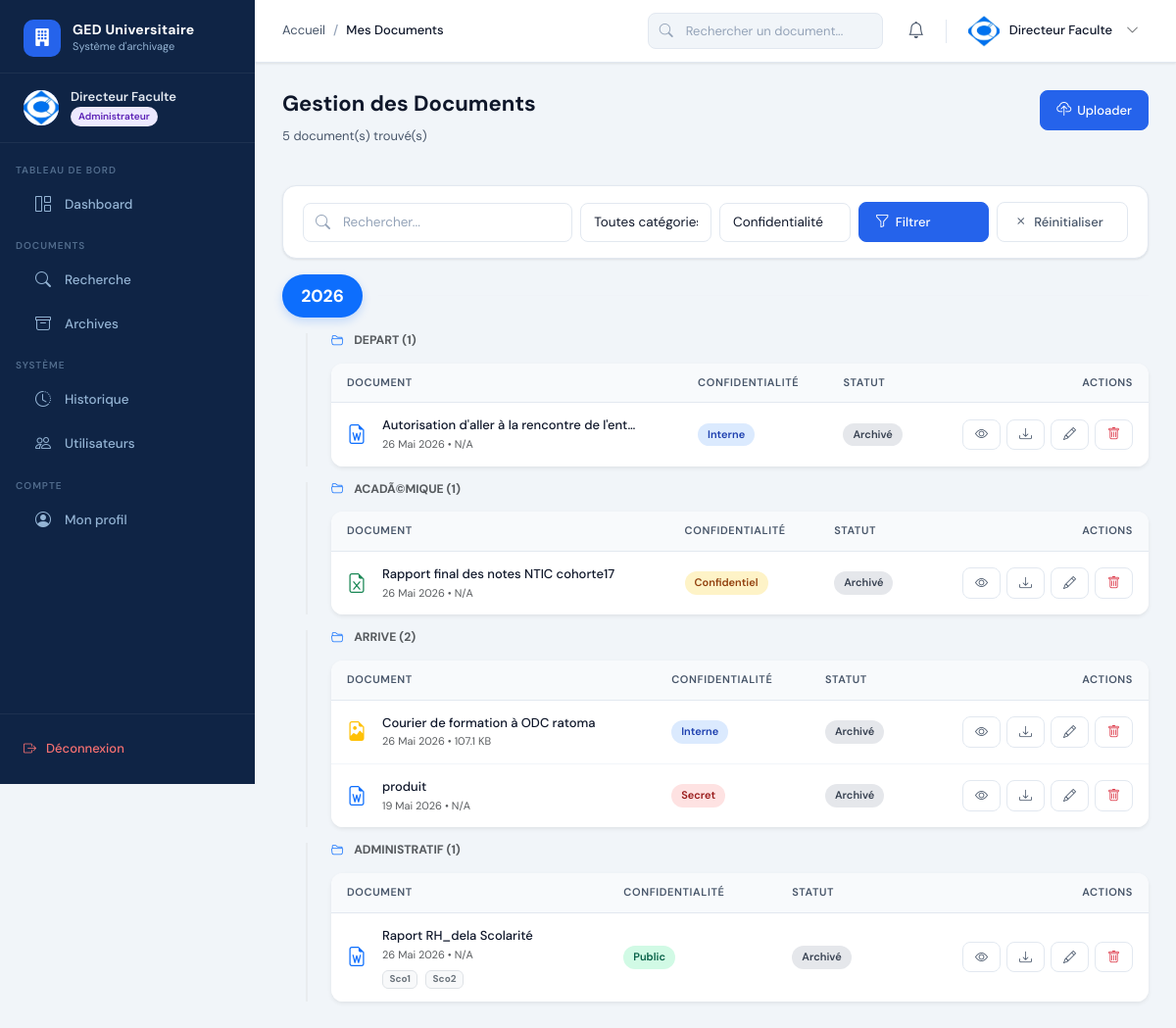
Screenshot of /dashboard/documents/ (signed in) with the database file from the repository.
### apps/accounts/models.py (models this page shows, shortened)
class User(AbstractUser):
    ROLE_CHOICES = [
        ('administrateur', 'Administrateur'),
        ('archiviste', 'Archiviste'),
    ]
    role = models.CharField(max_length=20, choices=ROLE_CHOICES, default='archiviste')
    photo = models.ImageField(upload_to='photos/', blank=True, null=True)
    telephone = models.CharField(max_length=20, blank=True)
    departement = models.CharField(max_length=100, blank=True)
    is_active = models.BooleanField(default=True)
    created_at = models.DateTimeField(auto_now_add=True)
    updated_at = models.DateTimeField(auto_now=True)
    def is_admin(self):
        return self.role == 'administrateur'
    def is_archiviste(self):
        return self.role == 'archiviste'
    class Meta:
        verbose_name = 'Utilisateur'
        verbose_name_plural = 'Utilisateurs'

### apps/categories/models.py (models this page shows, shortened)
class Categorie(models.Model):
    COULEUR_CHOICES = [
        ('primary', 'Bleu'), ('success', 'Vert'), ('danger', 'Rouge'),
        ('warning', 'Orange'), ('info', 'Cyan'), ('secondary', 'Gris'),
        ('dark', 'Foncé'),
    ]
    nom = models.CharField(max_length=100, unique=True)
    description = models.TextField(blank=True)
    couleur = models.CharField(max_length=20, choices=COULEUR_CHOICES, default='primary')
    parent = models.ForeignKey('self', on_delete=models.SET_NULL, null=True, blank=True, related_name='sous_categories')
    created_at = models.DateTimeField(auto_now_add=True)
    class Meta:
        verbose_name = 'Catégorie'
        ordering = ['nom']

### apps/documents/models.py (models this page shows, shortened)
class Document(models.Model):
    CONFIDENTIALITE_CHOICES = [
        ('public', 'Public'),
        ('interne', 'Interne'),
        ('confidentiel', 'Confidentiel'),
        ('secret', 'Secret'),
    ]
    STATUT_CHOICES = [
        ('actif', 'Actif'),
        ('archive', 'Archivé'),
        ('supprime', 'Supprimé'),
    ]
    titre = models.CharField(max_length=255)
    description = models.TextField(blank=True)
    fichier = models.FileField(upload_to='documents/%Y/%m/')
    categorie = models.ForeignKey(Categorie, on_delete=models.SET_NULL, null=True)
    tags = models.ManyToManyField(Tag, blank=True)
    archiviste = models.ForeignKey(settings.AUTH_USER_MODEL, on_delete=models.SET_NULL, null=True, related_name='documents')
    confidentialite = models.CharField(max_length=20, choices=CONFIDENTIALITE_CHOICES, default='interne')
    statut = models.CharField(max_length=20, choices=STATUT_CHOICES, default='actif')
    created_at = models.DateTimeField(auto_now_add=True)
    updated_at = models.DateTimeField(auto_now=True)
    def get_extension(self):
        _, ext = os.path.splitext(self.fichier.name)
        return ext.lower()
    def get_icon(self):
        ext = self.get_extension()
        icons = {
            '.pdf': 'bi-file-earmark-pdf text-danger',
            '.doc': 'bi-file-earmark-word text-primary',
            '.docx': 'bi-file-earmark-word text-primary',
            '.xls': 'bi-file-earmark-excel text-success',
            '.xlsx': 'bi-file-earmark-excel text-success',
            '.png': 'bi-file-earmark-image text-warning',
            '.jpg': 'bi-file-earmark-image text-warning',
            '.jpeg': 'bi-file-earmark-image text-warning',
            '.ppt': 'bi-file-earmark-ppt text-orange',
            '.pptx': 'bi-file-earmark-ppt text-orange',
        }
        return icons.get(ext, 'bi-file-earmark text-secondary')
    def get_taille(self):
        try:
            size = self.fichier.size
            if size < 1024: return f"{size} B"
            elif size < 1024**2: return f"{size/1024:.1f} KB"
            else: return f"{size/1024**2:.1f} MB"
        except: return "N/A"
    class Meta:
        verbose_name = 'Document'
        ordering = ['-created_at']

class Tag(models.Model):
    nom = models.CharField(max_length=50, unique=True)

### apps/documents/views.py (the view)
# urls.py: path('documents/', views.liste_documents, name='liste_documents'),
@login_required
def liste_documents(request):
    docs = Document.objects.exclude(statut='supprime').order_by('-created_at')
    if request.user.is_archiviste():
        docs = docs.filter(archiviste=request.user)
    query = request.GET.get('q', '')
    cat_filter = request.GET.get('categorie', '')
    conf_filter = request.GET.get('confidentialite', '')
    statut_filter = request.GET.get('statut', '')
    if query:
        docs = docs.filter(Q(titre__icontains=query) | Q(description__icontains=query) | Q(tags__nom__icontains=query)).distinct()
    if cat_filter:
        docs = docs.filter(categorie__id=cat_filter)
    if conf_filter:
        docs = docs.filter(confidentialite=conf_filter)
    if statut_filter:
        docs = docs.filter(statut=statut_filter)
    grouped_docs = {}
    for doc in docs:
        year = doc.created_at.year
        cat = doc.categorie.nom if doc.categorie else "Sans catégorie"
        if year not in grouped_docs:
            grouped_docs[year] = {}
        if cat not in grouped_docs[year]:
            grouped_docs[year][cat] = []
        grouped_docs[year][cat].append(doc)
    sorted_years = sorted(grouped_docs.keys(), reverse=True)
    final_docs = []
    for year in sorted_years:
        categories_in_year = []
        for cat_name, items in grouped_docs[year].items():
            categories_in_year.append({'name': cat_name, 'documents': items})
        final_docs.append({'year': year, 'categories': categories_in_year})
    categories = Categorie.objects.all()
    return render(request, 'archiviste/documents.html', {
        'grouped_documents': final_docs,
        'total_count': docs.count(),
        'query': query,
        'categories': categories,
        'cat_filter': cat_filter,
        'conf_filter': conf_filter
    })

### templates/archiviste/documents.html (shortened to what this page needs)
{% extends 'base.html' %}
{% block breadcrumb %}<li class="breadcrumb-item active">Mes Documents</li>{% endblock %}
{% block content %}
<div class="page-header">
  <div>
    <h1 class="page-title">Gestion des Documents</h1>
    <p class="page-subtitle">{{ total_count }} document(s) trouvé(s)</p>
  </div>
  <div class="page-actions">
    <a href="{% url 'upload_document' %}" class="btn btn-primary"><i class="bi bi-cloud-upload"></i> Uploader</a>
  </div>
</div>
<div class="card mb-3">
  <div class="card-body" style="padding:16px 20px;">
    <form method="get" class="row g-2 align-items-end">
      <div class="col-12 col-md-4">
        <div class="search-bar">
          <i class="bi bi-search"></i>
          <input type="text" name="q" value="{{ query }}" class="form-control" placeholder="Rechercher...">
        </div>
      </div>
      <div class="col-6 col-md-2">
        <select name="categorie" class="form-select">
          <option value="">Toutes catégories</option>
        </select>
      </div>
      <div class="col-6 col-md-2">
        <select name="confidentialite" class="form-select">
          <option value="">Confidentialité</option>
        </select>
      </div>
      <div class="col-6 col-md-2">
        <button type="submit" class="btn btn-primary w-100"><i class="bi bi-funnel"></i> Filtrer</button>
      </div>
      <div class="col-6 col-md-2">
        <a href="{% url 'liste_documents' %}" class="btn btn-outline w-100"><i class="bi bi-x"></i> Réinitialiser</a>
      </div>
    </form>
  </div>
</div>
<div class="documents-grouped">
  {% if grouped_documents %}
    {% for year_group in grouped_documents %}
      <div class="year-section mb-4">
        <div class="d-flex align-items-center mb-3">
          <div class="year-badge me-3">{{ year_group.year }}</div>
          <div class="flex-grow-1 border-bottom" style="height: 1px; opacity: 0.1;"></div>
        </div>
        {% for cat_group in year_group.categories %}
          <div class="category-group mb-3 ms-4">
            <h6 class="text-muted text-uppercase fw-bold small mb-3">
              <i class="bi bi-folder2-open me-2 text-primary"></i> {{ cat_group.name }} ({{ cat_group.documents|length }})
            </h6>
            <div class="table-container shadow-sm border-0">
              <table class="table mb-0">
                <thead>
                  <tr>
                    <th>Document</th>
                    <th>Confidentialité</th>
                    <th>Statut</th>
                    <th class="text-end">Actions</th>
                  </tr>
                </thead>
                <tbody>
                  {% for doc in cat_group.documents %}
                    <tr>
                      <td>
                        <div class="d-flex align-items-center gap-3">
                          <i class="{{ doc.get_icon }} text-primary fs-5"></i>
                          <div>
                            <div class="fw-500 text-sm">{{ doc.titre|truncatechars:45 }}</div>
                            <div class="text-xs text-muted">{{ doc.created_at|date:"d M Y" }} • {{ doc.get_taille }}</div>
                            {% if doc.tags.exists %}
                              <div class="mt-1">
                                {% for tag in doc.tags.all %}
                                  <span class="badge bg-light text-secondary border me-1" style="font-size:10px;">{{ tag.nom }}</span>
                                {% endfor %}
                              </div>
                            {% endif %}
                          </div>
                        </div>
                      </td>
                      <td><span class="badge-custom badge-{{ doc.confidentialite }}">{{ doc.get_confidentialite_display }}</span></td>
                      <td><span class="badge-custom badge-{{ doc.statut }}">{{ doc.get_statut_display }}</span></td>
                      <td class="text-end">
                        <div class="table-actions justify-content-end">
                          <a href="{% url 'detail_document' doc.pk %}" class="btn btn-outline btn-sm" title="Voir"><i class="bi bi-eye"></i></a>
                          <a href="{% url 'telecharger_document' doc.pk %}" class="btn btn-outline btn-sm" title="Télécharger"><i class="bi bi-download"></i></a>
                          <a href="{% url 'modifier_document' doc.pk %}" class="btn btn-outline btn-sm" title="Modifier"><i class="bi bi-pencil"></i></a>
                          <a href="{% url 'supprimer_document' doc.pk %}" class="btn btn-outline btn-sm text-danger" title="Supprimer"><i class="bi bi-trash"></i></a>
                        </div>
                      </td>
                    </tr>
                  {% endfor %}
                </tbody>
              </table>
            </div>
          </div>
        {% endfor %}
      </div>
    {% endfor %}
  {% endif %}
</div>
{% endblock %}

### templates/base.html (shortened to what this page needs)
<!DOCTYPE html>
<html lang="fr">
<head>
  {% load static %}
  <link rel="stylesheet" href="https://cdn.jsdelivr.net/npm/bootstrap@5.3.2/dist/css/bootstrap.min.css">
  <link rel="stylesheet" href="https://cdn.jsdelivr.net/npm/bootstrap-icons@1.11.3/font/bootstrap-icons.min.css">
  <link rel="stylesheet" href="{% static 'css/main.css' %}">
</head>
<body>
<aside class="sidebar" id="sidebar">
  <a href="{% url 'dashboard' %}" class="sidebar-logo">
    <div class="sidebar-logo-icon"><i class="bi bi-building-fill"></i></div>
    <div class="sidebar-logo-text">
      <div class="brand">GED Universitaire</div>
      <div class="sub">Système d'archivage</div>
    </div>
  </a>
  <div class="sidebar-user">
    <div class="sidebar-user-avatar">
      {% if user.photo %}<img src="{{ user.photo.url }}" alt="">
      {% else %}{{ user.first_name|first|upper }}{{ user.last_name|first|upper }}
      {% endif %}
    </div>
    <div>
      <div class="sidebar-user-name">{{ user.get_full_name|default:user.username }}</div>
      <div class="sidebar-user-role">
        <span class="sidebar-badge {% if user.is_admin %}badge-admin{% else %}badge-archiviste{% endif %}">
          {{ user.get_role_display }}
        </span>
      </div>
    </div>
  </div>
  <nav class="sidebar-nav">
    {% if user.is_admin %}
      <div class="sidebar-section"><div class="sidebar-section-title">Tableau de bord</div></div>
      <a href="{% url 'dashboard' %}" class="sidebar-link {% if request.resolver_match.url_name == 'dashboard' %}active{% endif %}">
        <i class="bi bi-grid-1x2"></i> Dashboard
      </a>
      <div class="sidebar-section"><div class="sidebar-section-title">Documents</div></div>
      <a href="{% url 'recherche_documents' %}" class="sidebar-link {% if request.resolver_match.url_name == 'recherche_documents' %}active{% endif %}">
        <i class="bi bi-search"></i> Recherche
      </a>
      <a href="{% url 'consultation_archives' %}" class="sidebar-link {% if request.resolver_match.url_name == 'consultation_archives' %}active{% endif %}">
        <i class="bi bi-archive"></i> Archives
      </a>
      <div class="sidebar-section"><div class="sidebar-section-title">Système</div></div>
      <a href="{% url 'historique_systeme' %}" class="sidebar-link {% if request.resolver_match.url_name == 'historique_systeme' %}active{% endif %}">
        <i class="bi bi-clock-history"></i> Historique
      </a>
      <a href="{% url 'gestion_utilisateurs' %}" class="sidebar-link {% if request.resolver_match.url_name == 'gestion_utilisateurs' %}active{% endif %}">
        <i class="bi bi-people"></i> Utilisateurs
      </a>
    {% endif %}
    <div class="sidebar-section"><div class="sidebar-section-title">Compte</div></div>
    <a href="{% url 'profil' %}" class="sidebar-link {% if request.resolver_match.url_name == 'profil' %}active{% endif %}">
      <i class="bi bi-person-circle"></i> Mon profil
    </a>
  </nav>
  <div class="sidebar-footer">
    <a href="{% url 'deconnexion' %}" class="sidebar-logout">
      <i class="bi bi-box-arrow-right"></i> Déconnexion
    </a>
  </div>
</aside>
<div class="main-wrapper">
  <header class="top-navbar">
    <div class="navbar-breadcrumb">
      <nav aria-label="breadcrumb">
        <ol class="breadcrumb">
          <li class="breadcrumb-item"><a href="{% url 'dashboard' %}">Accueil</a></li>
          {% block breadcrumb %}{% endblock %}
        </ol>
      </nav>
    </div>
    <div class="navbar-search d-none d-md-flex">
      <i class="bi bi-search search-icon"></i>
      <form action="{% url 'recherche_documents' %}" method="get">
        <input type="text" name="q" placeholder="Rechercher un document..." class="form-control">
      </form>
    </div>
    <div class="navbar-actions">
      <div class="dropdown">
        <button class="navbar-btn position-relative" data-bs-toggle="dropdown" aria-expanded="false">
          <i class="bi bi-bell"></i>
        </button>
      </div>
      <div class="dropdown">
        <div class="navbar-user" data-bs-toggle="dropdown" style="cursor:pointer;">
          <div class="navbar-user-avatar">
            {% if user.photo %}<img src="{{ user.photo.url }}" alt="">
            {% else %}{{ user.first_name|first|upper }}{{ user.last_name|first|upper }}
            {% endif %}
          </div>
          <span class="navbar-user-name d-none d-lg-block">{{ user.get_full_name|default:user.username }}</span>
          <i class="bi bi-chevron-down text-sm text-muted d-none d-lg-block ms-1"></i>
        </div>
      </div>
    </div>
  </header>
  <main class="content-area">
    {% block content %}{% endblock %}
  </main>
</div>
</body>
</html>

### templates/archiviste/documents.html (style rules this page uses)
.year-badge { background: #0d6efd; color: white; padding: 0.5rem 1.2rem; border-radius: 50px; font-weight: 700; font-size: 1.1rem; box-shadow: 0 4px 10px rgba(13, 110, 253, 0.2); }
.category-group { border-left: 2px solid #e9ecef; padding-left: 1.5rem; }
.table-container { background: white; border-radius: 12px; overflow: hidden; }

### rows the page displays
User: photo (picture), get_full_name "Directeur Faculte", role "Administrateur"
Categorie: name "DEPART"
Document: titre "Autorisation d'aller à la rencontre de l'ent…", created_at "26 Mai 2026", get_taille "N/A", confidentialite "Interne", statut "Archivé"
Categorie: name "ACADÃ©MIQUE"
Document: titre "Rapport final des notes NTIC cohorte17", created_at "26 Mai 2026", get_taille "N/A", confidentialite "Confidentiel", statut "Archivé"
Categorie: name "ARRIVE"
Document: titre "Courier de formation à ODC ratoma", created_at "26 Mai 2026", get_taille "107.1 KB", confidentialite "Interne", statut "Archivé"
Document: titre "produit", created_at "19 Mai 2026", get_taille "N/A", confidentialite "Secret", statut "Archivé"
Categorie: name "ADMINISTRATIF"
Document: titre "Raport RH_dela Scolarité", created_at "26 Mai 2026", get_taille "N/A", confidentialite "Public", statut "Archivé"
Tag: nom "Sco1"
Tag: nom "Sco2"

### other values shown
{{ total_count }} "5"
{{ year_group.year }} "2026"
{{ cat_group.documents|length }} "1" "1" "2" "1"
